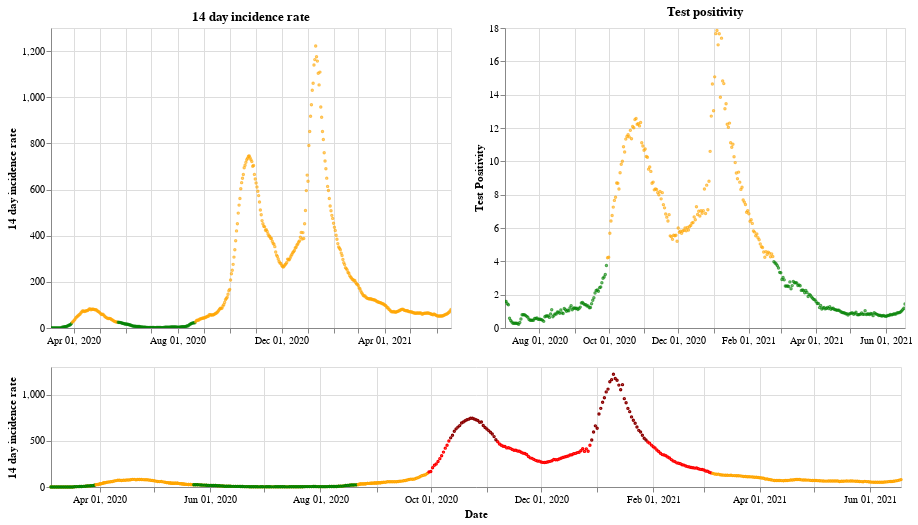

The cell this chart's notebook holds for it:
### Markdown cell above
## Northern Ireland

### Code cell
plot_traffic_light('Northern Ireland')

### Figure 1 — Vega-Lite specification as saved in the notebook (floating-point values rounded to 4 significant figures; data arrays with more than 128 entries replaced by an {"elided": "..."} marker saying what was removed)
{"config": {"view": {"continuousWidth": 400, "continuousHeight": 300}}, "vconcat": [{"hconcat": [{"mark": {"type": "point", "size": 2}, "encoding": {"color": {"condition": {"value": "green", "test": "(datum.twoWeeklyCasesRate <= 25)"}, "value": "orange"}, "tooltip": [{"type": "nominal", "field": "areaName"}, {"type": "temporal", "field": "date"}, {"type": "quantitative", "field": "twoWeeklyCasesRate"}, {"type": "quantitative", "field": "testPositivity"}], "x": {"type": "temporal", "axis": {"title": ""}, "field": "date", "scale": {"domain": {"selection": "DateBrush"}}, "timeUnit": "yearmonthdate"}, "y": {"type": "quantitative", "axis": {"title": "14 day incidence rate"}, "field": "twoWeeklyCasesRate"}}, "title": "14 day incidence rate", "width": 400}, {"mark": {"type": "point", "size": 2}, "encoding": {"color": {"condition": {"value": "green", "test": "(datum.testPositivity <= 4)"}, "value": "orange"}, "tooltip": [{"type": "nominal", "field": "areaName"}, {"type": "temporal", "field": "date"}, {"type": "quantitative", "field": "twoWeeklyCasesRate"}, {"type": "quantitative", "field": "testPositivity"}], "x": {"type": "temporal", "axis": {"title": ""}, "field": "date", "scale": {"domain": {"selection": "DateBrush"}}, "timeUnit": "yearmonthdate"}, "y": {"type": "quantitative", "axis": {"title": "Test Positivity"}, "field": "testPositivity"}}, "title": "Test positivity", "width": 400}]}, {"layer": [{"mark": {"type": "point", "size": 2}, "encoding": {"color": {"condition": {"value": "orange", "test": "((50 && datum.twoWeeklyCasesRate) < 150)"}, "value": "red"}, "opacity": {"condition": {"value": 1, "test": "((50 && datum.twoWeeklyCasesRate) < 500)"}, "value": 0}, "tooltip": [{"type": "nominal", "field": "areaName"}, {"type": "temporal", "field": "date"}, {"type": "quantitative", "field": "twoWeeklyCasesRate"}, {"type": "quantitative", "field": "testPositivity"}], "x": {"type": "temporal", "axis": {"title": "Date"}, "field": "date", "timeUnit": "yearmonthdate"}, "y": {"type": "quantitative", "axis": {"title": "14 day incidence rate"}, "field": "twoWeeklyCasesRate"}}, "selection": {"DateBrush": {"type": "interval", "encodings": ["x"], "fields": ["Time"]}}, "width": 850}, {"mark": {"type": "point", "size": 2}, "encoding": {"color": {"value": "darkred"}, "opacity": {"condition": {"value": 1, "test": "(datum.twoWeeklyCasesRate >= 500)"}, "value": 0}, "tooltip": [{"type": "nominal", "field": "areaName"}, {"type": "temporal", "field": "date"}, {"type": "quantitative", "field": "twoWeeklyCasesRate"}, {"type": "quantitative", "field": "testPositivity"}], "x": {"type": "temporal", "axis": {"title": "Date"}, "field": "date", "timeUnit": "yearmonthdate"}, "y": {"type": "quantitative", "axis": {"title": "14 day incidence rate"}, "field": "twoWeeklyCasesRate"}}, "width": 400}, {"mark": {"type": "point", "size": 2}, "encoding": {"color": {"condition": {"value": "green", "test": "((4 && datum.twoWeeklyCasesRate) < 25)"}, "value": "orange"}, "opacity": {"condition": {"value": 1, "test": "(datum.twoWeeklyCasesRate < 50)"}, "value": 0}, "tooltip": [{"type": "nominal", "field": "areaName"}, {"type": "temporal", "field": "date"}, {"type": "quantitative", "field": "twoWeeklyCasesRate"}, {"type": "quantitative", "field": "testPositivity"}], "x": {"type": "temporal", "axis": {"title": "Date"}, "field": "date", "timeUnit": "yearmonthdate"}, "y": {"type": "quantitative", "axis": {"title": "14 day incidence rate"}, "field": "twoWeeklyCasesRate"}}, "width": 400}], "height": 120, "width": 800}], "data": {"name": "data-47bb54348e43cbc12a26ee492e8a79ea"}, "$schema": "https://vega.github.io/schema/vega-lite/v4.8.1.json", "datasets": {"data-47bb54348e43cbc12a26ee492e8a79ea": {"elided": "471 records"}}}
